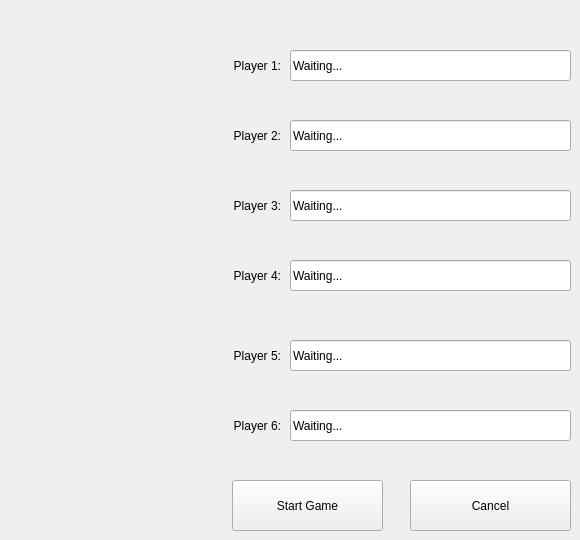
   <widget class="QWidget" name="gameLobby">
    <widget class="QLabel" name="playerOneLabel">
     <property name="geometry">
      <rect>
       <x>120</x>
       <y>40</y>
       <width>161</width>
       <height>51</height>
      </rect>
     </property>
     <property name="text">
      <string>Player 1:</string>
     </property>
     <property name="alignment">
      <set>Qt::AlignRight|Qt::AlignTrailing|Qt::AlignVCenter</set>
     </property>
    </widget>
    <widget class="QLabel" name="playerTwoLabel">
     <property name="geometry">
      <rect>
       <x>120</x>
       <y>110</y>
       <width>161</width>
       <height>51</height>
      </rect>
     </property>
     <property name="text">
      <string>Player 2:</string>
     </property>
     <property name="alignment">
      <set>Qt::AlignRight|Qt::AlignTrailing|Qt::AlignVCenter</set>
     </property>
    </widget>
    <widget class="QLabel" name="playerThreeLabel">
     <property name="geometry">
      <rect>
       <x>120</x>
       <y>180</y>
       <width>161</width>
       <height>51</height>
      </rect>
     </property>
     <property name="text">
      <string>Player 3:</string>
     </property>
     <property name="alignment">
      <set>Qt::AlignRight|Qt::AlignTrailing|Qt::AlignVCenter</set>
     </property>
    </widget>
    <widget class="QLabel" name="playerFourLabel">
     <property name="geometry">
      <rect>
       <x>120</x>
       <y>250</y>
       <width>161</width>
       <height>51</height>
      </rect>
     </property>
     <property name="text">
      <string>Player 4:</string>
     </property>
     <property name="alignment">
      <set>Qt::AlignRight|Qt::AlignTrailing|Qt::AlignVCenter</set>
     </property>
    </widget>
    <widget class="QLabel" name="playerFiveLabel">
     <property name="geometry">
      <rect>
       <x>120</x>
       <y>330</y>
       <width>161</width>
       <height>51</height>
      </rect>
     </property>
     <property name="text">
      <string>Player 5:</string>
     </property>
     <property name="alignment">
      <set>Qt::AlignRight|Qt::AlignTrailing|Qt::AlignVCenter</set>
     </property>
    </widget>
    <widget class="QLabel" name="playerSixLabel">
     <property name="geometry">
      <rect>
       <x>120</x>
       <y>400</y>
       <width>161</width>
       <height>51</height>
      </rect>
     </property>
     <property name="text">
      <string>Player 6:</string>
     </property>
     <property name="alignment">
      <set>Qt::AlignRight|Qt::AlignTrailing|Qt::AlignVCenter</set>
     </property>
    </widget>
    <widget class="QLineEdit" name="playerOneNameSlot">
     <property name="enabled">
      <bool>true</bool>
     </property>
     <property name="geometry">
      <rect>
       <x>290</x>
       <y>50</y>
       <width>281</width>
       <height>31</height>
      </rect>
     </property>
     <property name="text">
      <string>Waiting...</string>
     </property>
     <property name="readOnly">
      <bool>true</bool>
     </property>
    </widget>
    <widget class="QLineEdit" name="playerTwoNameSlot">
     <property name="geometry">
      <rect>
       <x>290</x>
       <y>120</y>
       <width>281</width>
       <height>31</height>
      </rect>
     </property>
     <property name="text">
      <string>Waiting...</string>
     </property>
     <property name="readOnly">
      <bool>true</bool>
     </property>
    </widget>
    <widget class="QLineEdit" name="playerThreeNameSlot">
     <property name="geometry">
      <rect>
       <x>290</x>
       <y>190</y>
       <width>281</width>
       <height>31</height>
      </rect>
     </property>
     <property name="text">
      <string>Waiting...</string>
     </property>
     <property name="readOnly">
      <bool>true</bool>
     </property>
    </widget>
    <widget class="QLineEdit" name="playerFourNameSlot">
     <property name="geometry">
      <rect>
       <x>290</x>
       <y>260</y>
       <width>281</width>
       <height>31</height>
      </rect>
     </property>
     <property name="text">
      <string>Waiting...</string>
     </property>
     <property name="readOnly">
      <bool>true</bool>
     </property>
    </widget>
    <widget class="QLineEdit" name="playerFiveNameSlot">
     <property name="geometry">
      <rect>
       <x>290</x>
       <y>340</y>
       <width>281</width>
       <height>31</height>
      </rect>
     </property>
     <property name="text">
      <string>Waiting...</string>
     </property>
     <property name="readOnly">
      <bool>true</bool>
     </property>
    </widget>
    <widget class="QLineEdit" name="playerSixNameSlot">
     <property name="geometry">
      <rect>
       <x>290</x>
       <y>410</y>
       <width>281</width>
       <height>31</height>
      </rect>
     </property>
     <property name="text">
      <string>Waiting...</string>
     </property>
     <property name="readOnly">
      <bool>true</bool>
     </property>
    </widget>
    <widget class="QPushButton" name="startGameButton">
     <property name="geometry">
      <rect>
       <x>232</x>
       <y>480</y>
       <width>151</width>
       <height>51</height>
      </rect>
     </property>
     <property name="text">
      <string>Start Game</string>
     </property>
    </widget>
    <widget class="QPushButton" name="cancelStartButton">
     <property name="geometry">
      <rect>
       <x>410</x>
       <y>480</y>
       <width>161</width>
       <height>51</height>
      </rect>
     </property>
     <property name="text">
      <string>Cancel</string>
     </property>
    </widget>
   </widget>
